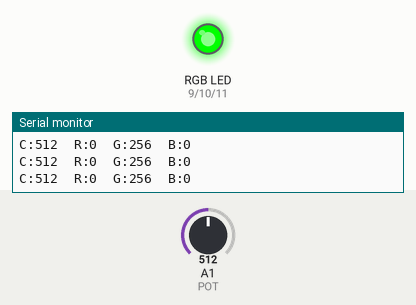
This sketch was run on a simulated Arduino Uno, built with avr-gcc and run on an emulated ATmega328P. Shown: an RGB LED mixed from three pins (HIGH = lit), the last lines printed to the serial monitor. The test bench sets the inputs (shaded band); at power-on: A1 (POT) = 512. Dim RGB values are drawn brighter than linear.

Above: at 1.2 s.
1.3 s: A1 (POT) set to 716
At 2.5 s:
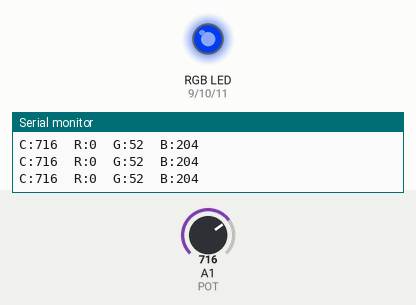
2.8 s: A1 (POT) set to 851
At 3.2 s:
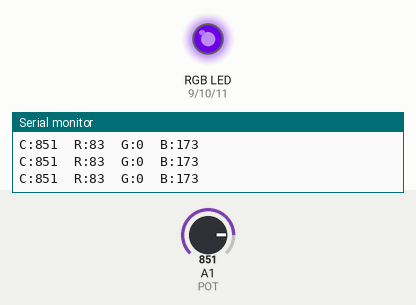
4.3 s: A1 (POT) set to 875
At 5.5 s:
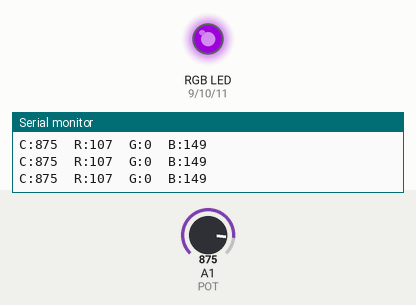
5.8 s: A1 (POT) set to 900
At 6.5 s:
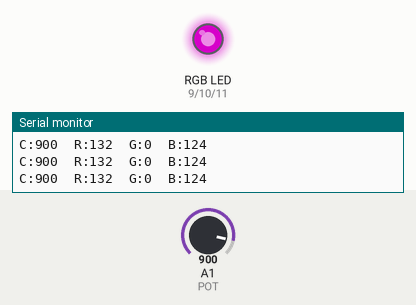
7.3 s: A1 (POT) set to 511
At 7.8 s:
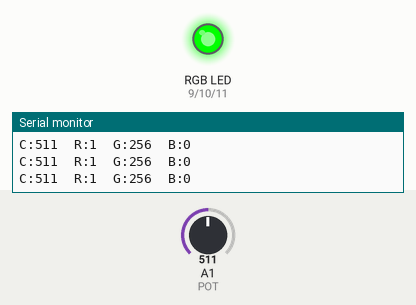
8.8 s: A1 (POT) set to 306
At 9.7 s:
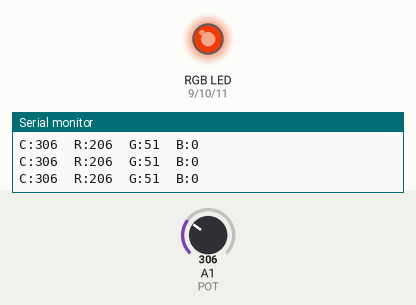
Timing chart, 0 to 11.3 s (numbered marks = the images above; inputs shaded):
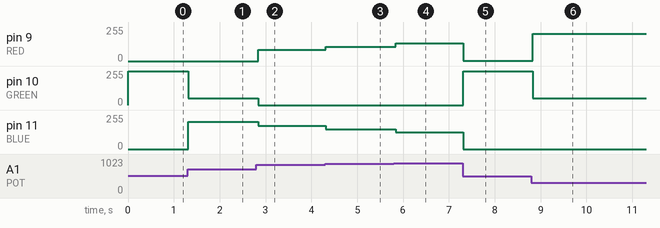

Measured:
- after the input at 1.3 s, pin 10 (GREEN): 255/255 → 52/255 at once; pin 11 (BLUE): 0/255 → 204/255 at once
- after the input at 2.8 s, pin 9 (RED): 0/255 → 83/255 at once; pin 10 (GREEN): 52/255 → 0/255 at once; pin 11 (BLUE): 204/255 → 173/255 at once
- after the input at 4.3 s, pin 9 (RED): 83/255 → 107/255 at once; pin 11 (BLUE): 173/255 → 149/255 at once
- after the input at 5.8 s, pin 9 (RED): 107/255 → 132/255 at once; pin 11 (BLUE): 149/255 → 124/255 at once
- after the input at 7.3 s, pin 9 (RED): 132/255 → 1/255 at once; pin 10 (GREEN): 0/255 → 255/255 at once; pin 11 (BLUE): 124/255 → 0/255 at once
- after the input at 8.8 s, pin 9 (RED): 1/255 → 206/255 at once; pin 10 (GREEN): 255/255 → 51/255 at once

The sketch:

PhilipsLed.ino
```cpp
/*

Philips Mood light

RED    ---|>|---/\/\/--+
GREEN  ---|>|---/\/\/--+
BLUE   ---|>|---/\/\/--+
                       |
GND    ----------+-----+
                 +
+5v    ---/\/\/--+
POT    ----^

*/

#define RED     9  // RED pin of the LED to PWM pin 37
#define GREEN  10  // GREEN pin of the LED to PWM pin 36
#define BLUE   11  // BLUE pin of the LED to PWM pin 35
#define POT    1   // potentio meter
#define BUTTON 4   // stepper button

#define STEP   30  // step increment value

int brightness = 0; // will be incresed with stepper button
int color      = 0; // color of led

String txt;

void setup()
{
  pinMode(BUTTON, INPUT);
  pinMode(POT,    INPUT);

  pinMode(RED,    OUTPUT);
  pinMode(GREEN,  OUTPUT);
  pinMode(BLUE,   OUTPUT);

  Serial.begin(9600);

  txt = String("");
}

void loop() {
  color = analogRead(POT);
  setColor(color);
  delay(50);
}

void setColor(int color) {
  int r, g, b;

  if (color < 255) {
    r = color;
    g = 0;
    b = 255 - color;
  } else if (color < 512) {
    r = 512 - color;
    g = color - 255;
    b = 0;
  } else if (color < 768) {
    r = 0;
    g = 768 - color;
    b = color - 512;
  } else {
    r = color - 768;
    g = 0;
    b = 1024 - color;
  }

  analogWrite(RED,   r);
  analogWrite(GREEN, g);
  analogWrite(BLUE,  b);

  Serial.print("C:");
  Serial.print(color);
  Serial.print("\tR:");
  Serial.print(r);
  Serial.print("\tG:");
  Serial.print(g);
  Serial.print("\tB:");
  Serial.print(b);
  Serial.println("");

}
```
